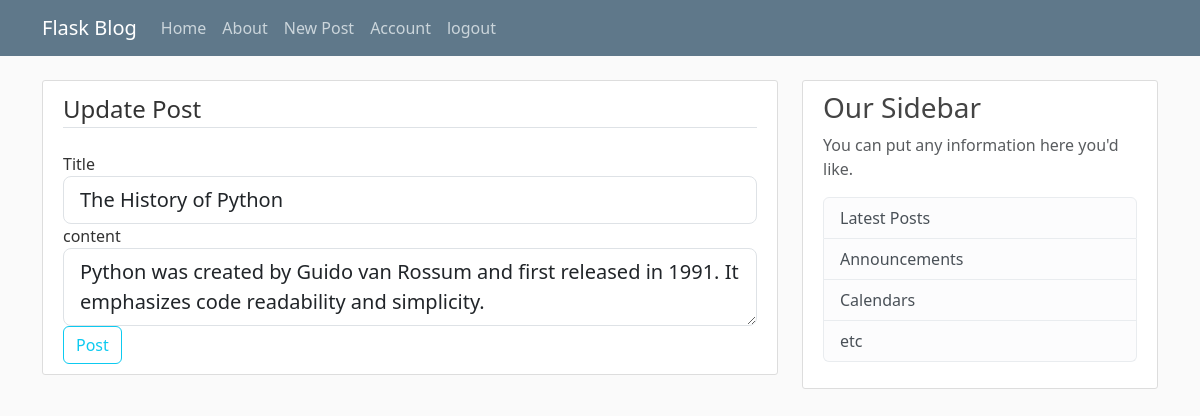
The app's page /post/3/update (signed in) with its own data.
### flaskblog/models.py (models this page shows, shortened)
class Post(db.Model):
	id = db.Column(db.Integer, primary_key=True)
	title = db.Column(db.String(100), nullable=False)
	date_posted = db.Column(db.DateTime, nullable=False, default=datetime.utcnow)
	content = db.Column(db.Text, nullable=False)
	user_id = db.Column(db.Integer, db.ForeignKey('user.id'), nullable=False)

### flaskblog/routes.py (the view)
@app.route("/post/<int:post_id>/update", methods=['GET', 'POST'])
@login_required
def update_post(post_id):
    post = Post.query.get_or_404(post_id)
    if post.author != current_user:
        abort(403)
    form = PostForm()
    if form.validate_on_submit():
        post.title = form.title.data
        post.content = form.content.data
        db.session.commit()
        flash('Your post has been updated!', 'success')
        return redirect(url_for('post', post_id=post.id))
    elif request.method == 'GET':
        form.title.data = post.title
        form.content.data = post.content
    return render_template('create_post.html', title='Update Post',
                           form=form, legend='Update Post')

### flaskblog/forms.py
class PostForm(FlaskForm):
	title = StringField('Title', validators=[DataRequired()])
	content = TextAreaField('content', validators=[DataRequired()])
	submit = SubmitField('Post')

### flaskblog/models.py (called while the page is built)
@login_manager.user_loader
def load_user(user_id):
	return User.query.get(int(user_id))

### flaskblog/templates/create_post.html (shortened to what this page needs)
{% extends "layout.html" %}
{% block content %}
<div class="content-section">
    <form method="POST" action="">
        <fieldset class="form-group">
            <legend class="border-bottom mb-4">{{ legend }}</legend>
            <div class="form-group">
                {{ form.title.label(class="form-control-label") }}
                {% if form.title.errors %}
                    {{ form.title(class="form-control form-control-lg is-invalid") }}
                    <div class="invalid-feedback">
                        {% for error in form.title.errors %}
                            <span>{{ error }}</span>
                        {% endfor %}
                    </div>
                {% else %}
                    {{ form.title(class="form-control form-control-lg") }}
                {% endif %}
            </div>
            <div class="form-group">
                {{ form.content.label(class="form-control-label") }}
                {% if form.content.errors %}
                    {{ form.content(class="form-control form-control-lg is-invalid") }}
                    <div class="invalid-feedback">
                        {% for error in form.content.errors %}
                            <span>{{ error }}</span>
                        {% endfor %}
                    </div>
                {% else %}
                    {{ form.content(class="form-control form-control-lg") }}
                {% endif %}
            </div>
        </fieldset>
        <div class="form-group">
            {{ form.submit(class="btn btn-outline-info") }}
        </div>
    </form>
</div>
{% endblock content %}

### flaskblog/static/main.css (style rules this page uses)
body { background: #fafafa; color: #333333; margin-top: 5rem; }
.content-section { background: #ffffff; padding: 10px 20px; border: 1px solid #dddddd; border-radius: 3px; margin-bottom: 20px; }

### records on screen
Post: title "The History of Python", content "Python was created by Guido van Rossum and first released in 1991. It emphasizes code readability and simplicity."

### other values on screen
{{ legend }} "Update Post"
